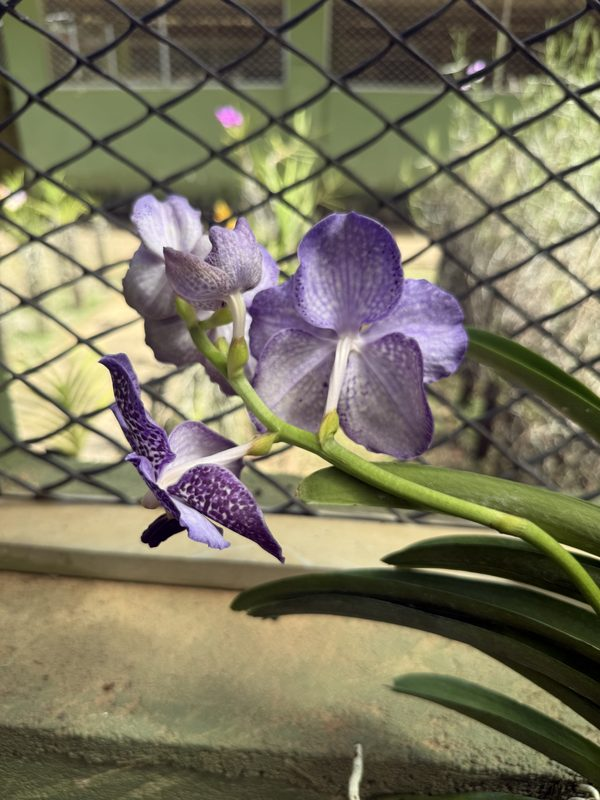
#> input picture ml-models/hybrid_pollination/data/knowledge/collection/img_6038.jpg, 600 x 800 px
$ python -i feature_extraction.py   (imports and definitions only)   (older library calls are emulated)
#> lines starting #> are read from the running program, lines starting #| are printed output that depends on the picture; after the words box and inside, x2 and y2 are one past the last pixel; in counts of white or black regions, pixels touching at a corner belong together
"""
Hybrid Pollination - Feature Extraction Module
Extracts plant-level and flower-level features from orchid images using OpenCV.

Features extracted:
    - Color features (RGB, HSV means + color histogram)
    - Shape features (contour area, perimeter, aspect ratio, circularity)
    - Texture features (Gabor filter responses)
    - Leaf health features (green pixel ratio)
"""

import cv2
import numpy as np
import os


# ──────────────────────────────────────────────
# Configuration
# ──────────────────────────────────────────────
TARGET_SIZE = (256, 256)  # Resize all images to this for consistency


def load_and_resize(image_path: str) -> np.ndarray:
    """
    Load an image and resize it to TARGET_SIZE.
    Returns the BGR image (OpenCV default).
    """
    img = cv2.imread(image_path)
#> img is the input picture: shape (800, 600, 3); mean B, G, R 94.8, 118.8, 123.7
    if img is None:
        raise ValueError(f"Could not load image: {image_path}")
    img = cv2.resize(img, TARGET_SIZE)
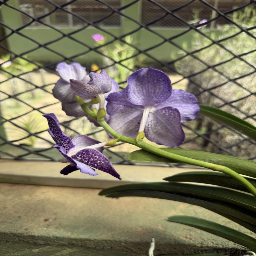
#> img: shape (256, 256, 3); mean B, G, R 94.6, 118.7, 123.6
    return img


# ──────────────────────────────────────────────
# Color Features
# ──────────────────────────────────────────────
def extract_color_features(img: np.ndarray) -> dict:
    """
    Extract color-based features from an orchid image.

    Returns:
        dict with mean RGB, HSV values and color histogram features
    """
    # Convert color spaces
    img_rgb = cv2.cvtColor(img, cv2.COLOR_BGR2RGB)
    img_hsv = cv2.cvtColor(img, cv2.COLOR_BGR2HSV)
#> img_hsv: shape (256, 256, 3); mean H, S, V 44.6, 78.9, 127.2

    features = {
        # Mean channel values
        "mean_r": float(np.mean(img_rgb[:, :, 0])),
        "mean_g": float(np.mean(img_rgb[:, :, 1])),
        "mean_b": float(np.mean(img_rgb[:, :, 2])),
        "mean_h": float(np.mean(img_hsv[:, :, 0])),
        "mean_s": float(np.mean(img_hsv[:, :, 1])),
        "mean_v": float(np.mean(img_hsv[:, :, 2])),
        # Standard deviations (color variation)
        "std_r": float(np.std(img_rgb[:, :, 0])),
        "std_g": float(np.std(img_rgb[:, :, 1])),
        "std_b": float(np.std(img_rgb[:, :, 2])),
        "std_h": float(np.std(img_hsv[:, :, 0])),
        "std_s": float(np.std(img_hsv[:, :, 1])),
        "std_v": float(np.std(img_hsv[:, :, 2])),
    }

    # Color histogram (8 bins per channel, normalized)
    for i, channel_name in enumerate(["h", "s", "v"]):
        hist = cv2.calcHist([img_hsv], [i], None, [8],
                            [0, 180] if i == 0 else [0, 256])
        hist = hist.flatten() / hist.sum()  # Normalize
        for j, val in enumerate(hist):
            features[f"hist_{channel_name}_{j}"] = float(val)
#> this loop made 3 passes
#> hist on passes 1 to 3: [15240, 40204, 422, 15, 30, 2686, 4837, 2102], [0.0703, 0.26, 0.465, 0.106, 0.0546, 0.0231, 0.0119, 0.0096], [0.0389, 0.127, 0.167, 0.17, 0.195, 0.124, 0.114, 0.0636]
#> after the loop, features = 36 items

    return features


# ──────────────────────────────────────────────
# Shape Features
# ──────────────────────────────────────────────
def extract_shape_features(img: np.ndarray) -> dict:
    """
    Extract shape/morphological features from an orchid image.

    Returns:
        dict with contour area, perimeter, aspect ratio, circularity
    """
    gray = cv2.cvtColor(img, cv2.COLOR_BGR2GRAY)
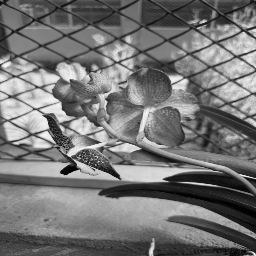
#> gray: shape (256, 256); min 0, max 252, mean 117.4

    # Preprocessing
    blurred = cv2.GaussianBlur(gray, (5, 5), 0)
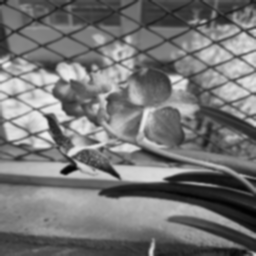
#> blurred: shape (256, 256); min 2, max 240, mean 117.4
    _, thresh = cv2.threshold(blurred, 0, 255, cv2.THRESH_BINARY + cv2.THRESH_OTSU)
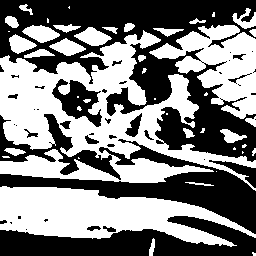
#> thresh: shape (256, 256); 49.9% white; 44 white regions (18 under 20 px)

    contours, _ = cv2.findContours(thresh, cv2.RETR_EXTERNAL, cv2.CHAIN_APPROX_SIMPLE)
#> contours = 41 contours, 17 with area under 20; largest, box (x1, y1, x2, y2) and area: (0, 30, 256, 191) 16670, (0, 186, 256, 247) 8288, (149, 25, 256, 119) 4642, (22, 25, 60, 43) 378, (74, 27, 112, 46) 372

    if not contours:
        return {
            "contour_area": 0.0,
            "contour_perimeter": 0.0,
            "aspect_ratio": 0.0,
            "circularity": 0.0,
            "solidity": 0.0,
            "contour_count": 0,
        }

    # Use the largest contour (likely the plant/flower)
    largest = max(contours, key=cv2.contourArea)
#> largest = contour of 1080 points, box (x1, y1, x2, y2) (0, 30, 256, 191), area 16670
    area = cv2.contourArea(largest)
#> area = 16670
    perimeter = cv2.arcLength(largest, True)
#> perimeter = 2439.3
    x, y, w, h = cv2.boundingRect(largest)
#> x = 0; y = 30; w = 256; h = 161

    # Solidity = contour area / convex hull area
    hull = cv2.convexHull(largest)
#> hull = contour of 11 points, box (x1, y1, x2, y2) (0, 30, 256, 191), area 30202
    hull_area = cv2.contourArea(hull)
#> hull_area = 30202.5

    # Normalize area by image size
    img_area = img.shape[0] * img.shape[1]
#> img_area = 65536

    features = {
        "contour_area": float(area / img_area),  # Normalized
        "contour_perimeter": float(perimeter / (2 * (img.shape[0] + img.shape[1]))),  # Normalized
        "aspect_ratio": float(w / h) if h > 0 else 0.0,
        "circularity": float((4 * np.pi * area) / (perimeter ** 2)) if perimeter > 0 else 0.0,
        "solidity": float(area / hull_area) if hull_area > 0 else 0.0,
        "contour_count": len(contours),
    }
#> features = {'contour_area': 0.254, 'contour_perimeter': 2.38, 'aspect_ratio': 1.59, 'circularity': 0.0352, 'solidity': 0.552, 'contour_count': 41}

    return features


# ──────────────────────────────────────────────
# Texture Features (Gabor Filters)
# ──────────────────────────────────────────────
def extract_texture_features(img: np.ndarray) -> dict:
    """
    Extract texture features using Gabor filters.

    Returns:
        dict with Gabor filter response statistics
    """
    gray = cv2.cvtColor(img, cv2.COLOR_BGR2GRAY)
    gray = gray.astype(np.float32) / 255.0

    features = {}
    thetas = [0, np.pi / 4, np.pi / 2, 3 * np.pi / 4]  # 4 orientations
    frequencies = [0.1, 0.3]  # 2 frequencies

    for i, theta in enumerate(thetas):
        for j, freq in enumerate(frequencies):
            kernel = cv2.getGaborKernel(
                ksize=(21, 21),
                sigma=4.0,
                theta=theta,
                lambd=1.0 / freq,
                gamma=0.5,
                psi=0
            )
            filtered = cv2.filter2D(gray, cv2.CV_32F, kernel)
            features[f"gabor_mean_{i}_{j}"] = float(np.mean(filtered))
            features[f"gabor_std_{i}_{j}"] = float(np.std(filtered))
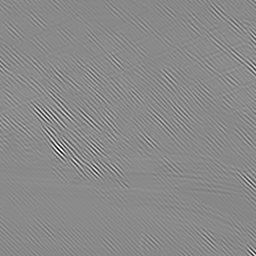
#> filtered: shape (256, 256) float32; min -4.38, max 3.92, mean 0.112; drawn with min black and max white
#> after the loop, features = 16 items

    return features


# ──────────────────────────────────────────────
# Leaf Health Features
# ──────────────────────────────────────────────
def extract_leaf_features(img: np.ndarray) -> dict:
    """
    Extract leaf health indicators from a plant image.
    Analyzes green channel dominance and color distribution.

    Returns:
        dict with leaf health indicators
    """
    img_hsv = cv2.cvtColor(img, cv2.COLOR_BGR2HSV)

    # Green color range for healthy leaves
    lower_green = np.array([35, 40, 40])
    upper_green = np.array([85, 255, 255])
    green_mask = cv2.inRange(img_hsv, lower_green, upper_green)
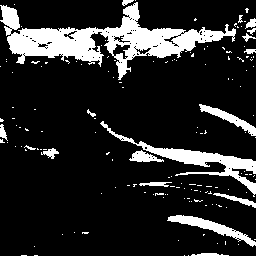
#> green_mask: shape (256, 256); 15.6% white; 153 white regions (135 under 20 px), largest, box (x1, y1, x2, y2) and area: (0, 2, 236, 80) 5844, (100, 121, 256, 197) 1737, (167, 215, 256, 247) 712

    # Brown/yellow range for unhealthy/diseased areas
    lower_brown = np.array([10, 50, 50])
    upper_brown = np.array([30, 255, 200])
    brown_mask = cv2.inRange(img_hsv, lower_brown, upper_brown)
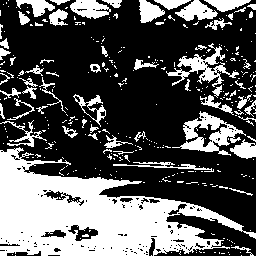
#> brown_mask: shape (256, 256); 34.8% white; 333 white regions (272 under 20 px), largest, box (x1, y1, x2, y2) and area: (0, 147, 256, 256) 13670, (172, 111, 246, 156) 1227, (166, 43, 239, 87) 907

    total_pixels = img.shape[0] * img.shape[1]
#> total_pixels = 65536
    green_pixels = cv2.countNonZero(green_mask)
#> green_pixels = 10191
    brown_pixels = cv2.countNonZero(brown_mask)
#> brown_pixels = 22799

    features = {
        "green_ratio": float(green_pixels / total_pixels) if total_pixels > 0 else 0.0,
        "brown_ratio": float(brown_pixels / total_pixels) if total_pixels > 0 else 0.0,
        "green_brown_ratio": float(green_pixels / (brown_pixels + 1)),  # +1 to avoid division by zero
        "green_pixel_count": int(green_pixels),
    }
#> features = {'green_ratio': 0.156, 'brown_ratio': 0.348, 'green_brown_ratio': 0.447, 'green_pixel_count': 10191}

    return features


# ──────────────────────────────────────────────
# Unified Feature Extraction
# ──────────────────────────────────────────────
def extract_all_features(image_path: str) -> dict:
    """
    Extract ALL features from an image in one call.

    Args:
        image_path: Path to the image file

    Returns:
        dict with all features combined (~50 features total)
    """
    img = load_and_resize(image_path)

    features = {}
    features.update(extract_color_features(img))
    features.update(extract_shape_features(img))
    features.update(extract_texture_features(img))
    features.update(extract_leaf_features(img))

    return features


# [44 lines left out: functions extract_features_batch, get_feature_names, not called in this run]


# ──────────────────────────────────────────────
# Test
# ──────────────────────────────────────────────
# [19 lines not run here, left out]

>>> result = extract_all_features('../data/knowledge/collection/img_6038.jpg')
#> result = 62 items
